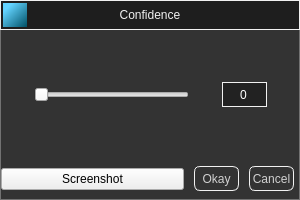
<?xml version="1.0" encoding="UTF-8"?>
<ui version="4.0">
 <class>ConfDialog</class>
 <widget class="QDialog" name="ConfDialog">
  <property name="geometry">
   <rect>
    <x>0</x>
    <y>0</y>
    <width>300</width>
    <height>200</height>
   </rect>
  </property>
  <property name="minimumSize">
   <size>
    <width>300</width>
    <height>200</height>
   </size>
  </property>
  <property name="maximumSize">
   <size>
    <width>300</width>
    <height>200</height>
   </size>
  </property>
  <property name="windowTitle">
   <string>Dialog</string>
  </property>
  <property name="styleSheet">
   <string notr="true">/*  Title Bar  */

#TitleBar {
	background-color: #1e1e1e;
	border: 1px solid #f1f1f1;
}

#AppIcon {
	background-color: qlineargradient(spread:pad, x1:1, y1:1, x2:0, y2:0, stop:0 rgba(0, 80, 101, 255), stop:0.806818 rgba(99, 211, 255, 255));
}

#ConfLabel {
	color: #f1f1f1;
}

#CloseButton {
	border: 0px;
	border-radius: 3px;
}

#CloseButton::hover {
	background-color: #9b9b9b;
}

/*  Main Frame  */

#MainFrame {
	background-color: #333333;
	border: 1px solid #727272;
	border-top: 0px;
}

#ConfSpinBox {
	color: #FFFFFF;
	background-color: #222222;
	border: 1px solid #f1f1f1;
}

#OkayButton {
	color: #d1d1d1;
	border-radius: 6px;
	border: 1px solid #f1f1f1;
}

#OkayButton::hover {
	background-color: #7b7b7b;
}

#CancelButton {
	color: #d1d1d1;
	border-radius: 6px;
	border: 1px solid #f1f1f1;
}

#CancelButton::hover {
	background-color: #7b7b7b;
}</string>
  </property>
  <layout class="QVBoxLayout" name="verticalLayout">
   <property name="spacing">
    <number>0</number>
   </property>
   <property name="leftMargin">
    <number>0</number>
   </property>
   <property name="topMargin">
    <number>0</number>
   </property>
   <property name="rightMargin">
    <number>0</number>
   </property>
   <property name="bottomMargin">
    <number>0</number>
   </property>
   <item>
    <widget class="QFrame" name="TitleBar">
     <property name="minimumSize">
      <size>
       <width>300</width>
       <height>30</height>
      </size>
     </property>
     <property name="maximumSize">
      <size>
       <width>300</width>
       <height>30</height>
      </size>
     </property>
     <property name="frameShape">
      <enum>QFrame::NoFrame</enum>
     </property>
     <property name="frameShadow">
      <enum>QFrame::Raised</enum>
     </property>
     <layout class="QHBoxLayout" name="horizontalLayout">
      <property name="spacing">
       <number>0</number>
      </property>
      <property name="leftMargin">
       <number>2</number>
      </property>
      <property name="topMargin">
       <number>0</number>
      </property>
      <property name="rightMargin">
       <number>0</number>
      </property>
      <property name="bottomMargin">
       <number>0</number>
      </property>
      <item>
       <widget class="QLabel" name="AppIcon">
        <property name="minimumSize">
         <size>
          <width>24</width>
          <height>24</height>
         </size>
        </property>
        <property name="maximumSize">
         <size>
          <width>24</width>
          <height>24</height>
         </size>
        </property>
        <property name="text">
         <string/>
        </property>
        <property name="pixmap">
         <pixmap>src/icons/TestLogo1.png</pixmap>
        </property>
        <property name="scaledContents">
         <bool>false</bool>
        </property>
        <property name="alignment">
         <set>Qt::AlignCenter</set>
        </property>
        <property name="indent">
         <number>-1</number>
        </property>
       </widget>
      </item>
      <item>
       <widget class="QLabel" name="ConfLabel">
        <property name="text">
         <string>Confidence</string>
        </property>
        <property name="alignment">
         <set>Qt::AlignCenter</set>
        </property>
       </widget>
      </item>
      <item>
       <widget class="QPushButton" name="CloseButton">
        <property name="minimumSize">
         <size>
          <width>26</width>
          <height>26</height>
         </size>
        </property>
        <property name="maximumSize">
         <size>
          <width>26</width>
          <height>26</height>
         </size>
        </property>
        <property name="text">
         <string/>
        </property>
        <property name="icon">
         <iconset>
          <normaloff>src/icons/free/x.svg</normaloff>src/icons/free/x.svg</iconset>
        </property>
        <property name="iconSize">
         <size>
          <width>24</width>
          <height>24</height>
         </size>
        </property>
       </widget>
      </item>
     </layout>
    </widget>
   </item>
   <item>
    <widget class="QFrame" name="MainFrame">
     <property name="minimumSize">
      <size>
       <width>300</width>
       <height>170</height>
      </size>
     </property>
     <property name="maximumSize">
      <size>
       <width>300</width>
       <height>170</height>
      </size>
     </property>
     <property name="frameShape">
      <enum>QFrame::NoFrame</enum>
     </property>
     <property name="frameShadow">
      <enum>QFrame::Plain</enum>
     </property>
     <layout class="QVBoxLayout" name="verticalLayout_2">
      <property name="spacing">
       <number>0</number>
      </property>
      <property name="leftMargin">
       <number>0</number>
      </property>
      <property name="topMargin">
       <number>0</number>
      </property>
      <property name="rightMargin">
       <number>0</number>
      </property>
      <property name="bottomMargin">
       <number>0</number>
      </property>
      <item>
       <widget class="QFrame" name="ScrollBarFrame">
        <property name="minimumSize">
         <size>
          <width>300</width>
          <height>130</height>
         </size>
        </property>
        <property name="maximumSize">
         <size>
          <width>300</width>
          <height>130</height>
         </size>
        </property>
        <property name="frameShape">
         <enum>QFrame::NoFrame</enum>
        </property>
        <property name="frameShadow">
         <enum>QFrame::Raised</enum>
        </property>
        <layout class="QHBoxLayout" name="horizontalLayout_3">
         <property name="spacing">
          <number>0</number>
         </property>
         <property name="leftMargin">
          <number>0</number>
         </property>
         <property name="topMargin">
          <number>0</number>
         </property>
         <property name="rightMargin">
          <number>0</number>
         </property>
         <property name="bottomMargin">
          <number>0</number>
         </property>
         <item>
          <widget class="QSlider" name="ConfSlider">
           <property name="minimumSize">
            <size>
             <width>155</width>
             <height>40</height>
            </size>
           </property>
           <property name="maximumSize">
            <size>
             <width>155</width>
             <height>40</height>
            </size>
           </property>
           <property name="maximum">
            <number>100</number>
           </property>
           <property name="orientation">
            <enum>Qt::Horizontal</enum>
           </property>
          </widget>
         </item>
         <item>
          <widget class="QSpinBox" name="ConfSpinBox">
           <property name="minimumSize">
            <size>
             <width>45</width>
             <height>25</height>
            </size>
           </property>
           <property name="maximumSize">
            <size>
             <width>45</width>
             <height>25</height>
            </size>
           </property>
           <property name="alignment">
            <set>Qt::AlignCenter</set>
           </property>
           <property name="readOnly">
            <bool>true</bool>
           </property>
           <property name="buttonSymbols">
            <enum>QAbstractSpinBox::NoButtons</enum>
           </property>
           <property name="keyboardTracking">
            <bool>false</bool>
           </property>
           <property name="maximum">
            <number>100</number>
           </property>
           <property name="displayIntegerBase">
            <number>10</number>
           </property>
          </widget>
         </item>
        </layout>
       </widget>
      </item>
      <item>
       <widget class="QFrame" name="ButtonsFrame">
        <property name="minimumSize">
         <size>
          <width>300</width>
          <height>40</height>
         </size>
        </property>
        <property name="maximumSize">
         <size>
          <width>300</width>
          <height>40</height>
         </size>
        </property>
        <property name="frameShape">
         <enum>QFrame::NoFrame</enum>
        </property>
        <property name="frameShadow">
         <enum>QFrame::Plain</enum>
        </property>
        <layout class="QHBoxLayout" name="horizontalLayout_2">
         <property name="spacing">
          <number>10</number>
         </property>
         <property name="leftMargin">
          <number>0</number>
         </property>
         <property name="topMargin">
          <number>0</number>
         </property>
         <property name="rightMargin">
          <number>7</number>
         </property>
         <property name="bottomMargin">
          <number>0</number>
         </property>
         <item>
          <widget class="QPushButton" name="ScreenshotButton">
           <property name="text">
            <string>Screenshot</string>
           </property>
          </widget>
         </item>
         <item>
          <widget class="QPushButton" name="OkayButton">
           <property name="minimumSize">
            <size>
             <width>45</width>
             <height>25</height>
            </size>
           </property>
           <property name="maximumSize">
            <size>
             <width>45</width>
             <height>25</height>
            </size>
           </property>
           <property name="text">
            <string>Okay</string>
           </property>
          </widget>
         </item>
         <item>
          <widget class="QPushButton" name="CancelButton">
           <property name="minimumSize">
            <size>
             <width>45</width>
             <height>25</height>
            </size>
           </property>
           <property name="maximumSize">
            <size>
             <width>45</width>
             <height>25</height>
            </size>
           </property>
           <property name="text">
            <string>Cancel</string>
           </property>
          </widget>
         </item>
        </layout>
       </widget>
      </item>
     </layout>
    </widget>
   </item>
  </layout>
 </widget>
 <resources/>
 <connections/>
</ui>
